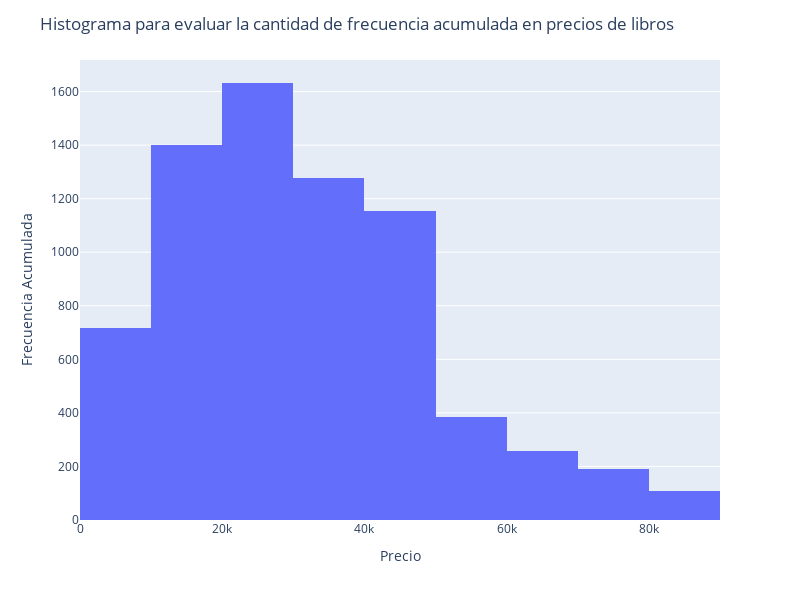

Notebook code for this chart:
### Code cell
num_barras_sturges = int(1 + np.log2(len(books_no_Out['Price'])))
fig_compare = exp.histogram(books_no_Out['Price'], nbins=num_barras_sturges)
fig_compare.update_layout(title='Histograma para evaluar la cantidad de frecuencia acumulada en precios de libros',
                          showlegend=False,
                          width=800,
                          height=600,
                          xaxis_title='Precio',
                          yaxis_title='Frecuencia Acumulada')
fig_compare.show()

### Figure 1 — Plotly figure (JSON) as saved in the notebook; plotly's stock layout.template omitted (floating-point values rounded to 4 significant figures; data arrays with more than 128 entries replaced by an {"elided": "..."} marker saying what was removed)
{"data": [{"alignmentgroup": "True", "bingroup": "x", "hovertemplate": "variable=Price<br>value=%{x}<br>count=%{y}<extra></extra>", "legendgroup": "Price", "marker": {"color": "#636efa", "pattern": {"shape": ""}}, "name": "Price", "nbinsx": 13, "offsetgroup": "Price", "orientation": "v", "showlegend": true, "type": "histogram", "x": {"elided": "7118 int values"}, "xaxis": "x", "yaxis": "y"}], "layout": {"barmode": "relative", "height": 600, "legend": {"title": {"text": "variable"}, "tracegroupgap": 0}, "margin": {"t": 60}, "showlegend": false, "title": {"text": "Histograma para evaluar la cantidad de frecuencia acumulada en precios de libros"}, "width": 800, "xaxis": {"anchor": "y", "domain": [0, 1], "title": {"text": "Precio"}}, "yaxis": {"anchor": "x", "domain": [0, 1], "title": {"text": "Frecuencia Acumulada"}}}}
